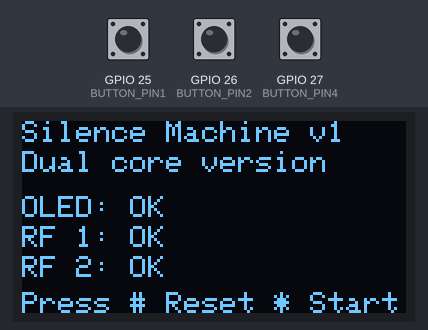
Simulated run of this sketch. Board: ESP32. Parts: 128×64 one-colour display. The test bench sets the inputs (shaded band); at power-on: GPIO 27 (BUTTON_PIN4) HIGH, GPIO 26 (BUTTON_PIN2) HIGH, GPIO 25 (BUTTON_PIN1) HIGH. No radio packets arrive unless stated; what the sketch prints to the serial monitor is not drawn. At 8.0 s the program stops and its outputs stay as they are.

Above: at 0.8 s.
0.9 s: GPIO 27 (BUTTON_PIN4) pulled LOW for 0.15 s
At 1.7 s:
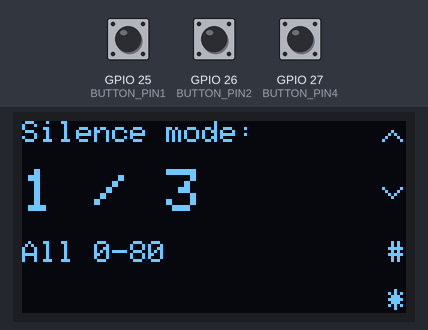
2.5 s: GPIO 26 (BUTTON_PIN2) pulled LOW for 0.15 s
At 3.5 s:
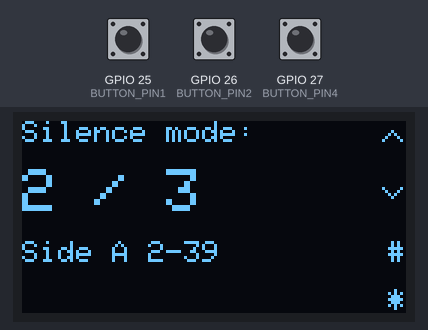
4.1 s: GPIO 26 (BUTTON_PIN2) pulled LOW for 1 s
At 4.7 s:
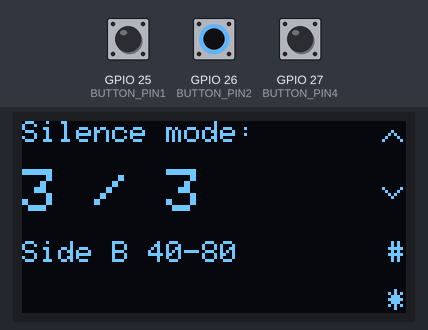
6.6 s: GPIO 27 (BUTTON_PIN4) pulled LOW for 1 s
At 7.8 s:
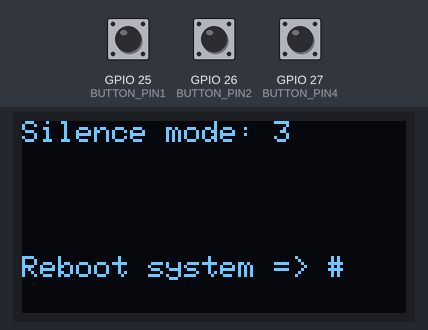
Timing chart, 0 to 9.5 s (numbered marks = the images above; inputs shaded):
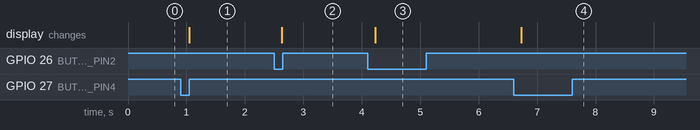

Measured:
- after the input at 0.9 s, the display: changes after 0.15 s (image 1)
- after the input at 2.5 s, the display: changes after 0.13 s (image 2)
- after the input at 4.1 s, the display: changes after 0.13 s (image 3)
- after the input at 6.6 s, the display: changes after 0.13 s (image 4)

The sketch:

silence_machine.ino
```cpp
/*
* Silence Machine - Dual Core v1
* https://github.com/elcaza/silence_machine_single_core
* elcaza
* ESP32
*/

#include <SPI.h>
#include "RF24.h"
#include <ezButton.h>
#include <Adafruit_GFX.h>
#include <Adafruit_SSD1306.h>

// ****************************************************
// START_DUAL_CORE_CODE
#include "esp_task_wdt.h"
#include "soc/timer_group_reg.h"
// END_DUAL_CORE_CODE
// ****************************************************

// =====================================================================
// INICIO DE OPCIONES CONFIGURABLES
// Opciones relacionadas al cableado
// =====================================================================

// ****************************************************
// CONFIGURACION DE PANTALLA (I2C)
// ****************************************************

// SDA va al GPIO 21 || también puede ser 32
// SCL va al GPIO 22 || también puede ser 33
#define SDA_PIN 21
#define SCL_PIN 22

// Tamaño de pantalla en pixeles
#define SCREEN_WIDTH 128
#define SCREEN_HEIGHT 64
// Dirección I2C del OLED. Los valores comunes son 0x3C o 0x3D.
#define OLED_ADDR 0x3C

// ****************************************************
// CONFIGURACION DE RADIOS (DUAL-SPI)
// ****************************************************

// Pines de control para la RADIO 1 1 (VSPI, controlador 1)
// No se deben cambiar: CSN1_PIN, SCK1_PIN, MISO1_PIN MOSI1_PIN
// Estas son las usadas por defecto por el SPI
#define CE1_PIN 4
#define CSN1_PIN 5
#define SCK1_PIN 18
#define MISO1_PIN 19
#define MOSI1_PIN 23

// Pines de control para la RADIO 2 (HSPI, controlador 2)
// Aquí sí puedes cambiar las que gustes
#define CE2_PIN 2
#define CSN2_PIN 15
#define SCK2_PIN 14
#define MISO2_PIN 12
#define MOSI2_PIN 13

// ****************************************************
// CONFIGURACION BOTONES
// ****************************************************
const int BUTTON_PIN1 = 25; // UP - K1
const int BUTTON_PIN2 = 26; // DOWN - K2
const int BUTTON_PIN4 = 27; // * START - K4
// BUTTON_3 TO EN (Reset físico)
const int debounce_time = 100;

// ****************************************************
// CONFIGURACIONES ADICIONALES
// ****************************************************

const long SERIAL_BAUD = 115200;

// Se encuentran en CH
const int wifi_frequencies[] = {
	// 2412, 2417, 2422, 2427, 2432, 2437, 2442, 2447, 2452, 2457, 2462
	12, 17, 22, 27, 32, 37, 42, 47, 52, 57, 62
};

byte byte_i = 45;

// =====================================================================
// FIN DE OPCIONES CONFIGURABLES
// =====================================================================

// ****************************************************
// Variables para radios
// ****************************************************

// El primer SPI usa la variable por default
SPIClass spi2(HSPI);
RF24 radio1(CE1_PIN, CSN1_PIN); // VSPI
RF24 radio2(CE2_PIN, CSN2_PIN); // HSPI

// ****************************************************
// Variables para botones, display y modo de silencio
// ****************************************************

ezButton button1(BUTTON_PIN1); // UP - K1
ezButton button2(BUTTON_PIN2); // DOWN - K2
ezButton button4(BUTTON_PIN4); // * START - K4

Adafruit_SSD1306 display = Adafruit_SSD1306(128, 64, &Wire);

bool oled_success = false;
bool rf1_success = false;
bool rf2_success = false;

char string_current_index[10];
char string_number_of_modes[10];

// ****************************************************
// START_DUAL_CORE_CODE
volatile int c0_mode = 0;
volatile int c1_mode = 0;
bool c0_start = false;
bool c1_start = false;
// END_DUAL_CORE_CODE
// ****************************************************

// =====================================================================
// INICIO DE OPCIONES CONFIGURABLES
// Configuración de los modos de silencio
// Debe coincidir:
// # modos en el array = # funciones = # de opciones en el menú
// =====================================================================

// ****************************************************
// Descripción para los modos de silencio. El modo es su indice.
// ****************************************************

const char* all_modes[] = {
	"All 0-80",
	"Side A 2-39",
	"Side B 40-80"
};

int number_of_modes = sizeof(all_modes) / sizeof(all_modes[0]);

// ****************************************************
// Funciones de los modos de silencio
// ****************************************************

// ****************************************************
// START_DUAL_CORE_CODE
// Modos de silencio, funciones.

// ALL
void c0_silence_mode_1() {
	while(1){
		for (size_t i = 2; i < 79; i++) {
			radio1.setChannel(i);
			radio1.setChannel(i);
		}
	}
}

// SIDE A 2-40
void c0_silence_mode_2() {
	while(1){
		for (size_t i = 2; i < 41; i++) {
			radio1.setChannel(i);
			radio1.setChannel(i);
		}
	}
}

// SIDE B 40-80
void c0_silence_mode_3() {
	while(1){
		for (size_t i = 40; i < 81; i++) {
			radio1.setChannel(i);
			radio1.setChannel(i);
		}
	}
}

// ALL
void c1_silence_mode_1() {
	while(1){
		for (size_t i = 2; i < 79; i++) {
			radio2.setChannel(i+1);
			radio2.setChannel(i+1);
		}
	}
}

// SIDE A 2-40
void c1_silence_mode_2() {
	while(1){
		for (size_t i = 2; i < 41; i++) {
			radio2.setChannel(i+1);
			radio2.setChannel(i+1);
		}
	}
}

// SIDE B 40-80
void c1_silence_mode_3() {
	while(1){
		for (size_t i = 40; i < 81; i++) {
			radio2.setChannel(i+1);
			radio2.setChannel(i+1);
		}
	}
}

// END_DUAL_CORE_CODE
// ****************************************************

// ****************************************************
// Menú para los modos de silencio
// ****************************************************

// Modos de silencio, función inicializadora.
void generate_silence(int p_index) {
	// ****************************************************
	// START_DUAL_CORE_CODE
	Serial.println("Generate silence:");
	switch (p_index + 1) {
		case 1:
			Serial.println(F("Case 1"));
			// silence_mode_1();
			c0_mode = 1;
			c1_mode = 1;
			break;
		case 2:
			Serial.println(F("Case 2"));
			// silence_mode_2();
			// DUAL_CORE
			c0_mode = 2;
			c1_mode = 2;
			break;
		case 3:
			Serial.println(F("Case 3"));
			// silence_mode_2();
			// DUAL_CORE
			c0_mode = 3;
			c1_mode = 3;
			break;
		default:
			Serial.println(F("Ocurrio un error en la funcion generate_silenc"));
			break;
	}
	delay(50);
	c0_start = true;
	c1_start = true;
	// END_DUAL_CORE_CODE
	// ****************************************************
}

// ****************************************************
// START_DUAL_CORE_CODE

// ****************************************************
// Funciones del core 0 y core 1
// ****************************************************

void turn_off_autoreboot() {
	// =========================================================
	// DESACTIVACIÓN DE WATCHDOGS PARA PERMITIR EL BLOQUEO DE NÚCLEOS
	// Uso de macros de registro de bajo nivel para compatibilidad
	// =========================================================

	// Deshabilitar el Task Watchdog Timer (TWDT)
	esp_task_wdt_deinit();
	Serial.println("Task Watchdog Timer (TWDT) deshabilitado.");

	// Deshabilitar el Interrupt Watchdog (IWDT) del Timer Group 0 (Core 0)

	// Deshabilitar la escritura de protección (WRITE PROTECT) temporalmente
	// WRITE_PERI_REG(dirección_registro, valor)
	WRITE_PERI_REG(TIMG_WDTWPROTECT_REG(0), TIMG_WDT_WKEY_V);

	// Deshabilitar el Watchdog de Grupo 0
	WRITE_PERI_REG(TIMG_WDTCONFIG0_REG(0), 0);

	// Habilitar la escritura de protección nuevamente (opcional, pero buena práctica)
	WRITE_PERI_REG(TIMG_WDTWPROTECT_REG(0), 0);

	Serial.println("Watchdog de Timer Group 0 (Core 0) deshabilitado.");

	// Deshabilitar el Interrupt Watchdog (IWDT) del Timer Group 1 (Core 1)

	// Deshabilitar la escritura de protección temporalmente
	WRITE_PERI_REG(TIMG_WDTWPROTECT_REG(1), TIMG_WDT_WKEY_V);

	// Deshabilitar el Watchdog de Grupo 1
	WRITE_PERI_REG(TIMG_WDTCONFIG0_REG(1), 0);

	// Habilitar la escritura de protección nuevamente
	WRITE_PERI_REG(TIMG_WDTWPROTECT_REG(1), 0);

	Serial.println("Watchdog de Timer Group 1 (Core 1) deshabilitado.");

	// =========================================================
}

void task_core_0(void * pvParameters) {
	Serial.println("task_core_0 está corriendo en el Core 0");

	for(;;) {
		vTaskDelay(pdMS_TO_TICKS(500));
		while(c0_start){
			Serial.println("Inicio accion  c0");
			vTaskDelay(pdMS_TO_TICKS(1000));
			switch(c0_mode) {
				case 1:
					Serial.println(F("Case 1"));
					c0_silence_mode_1();
					break;
				case 2:
					Serial.println(F("Case 2"));
					c0_silence_mode_2();
					break;
				case 3:
					Serial.println(F("Case 3"));
					c0_silence_mode_3();
					break;
				default:
					Serial.println(F("Ocurrio un error en la funcion generate_silenc()"));
					break;
			}
		}
	}
}

void task_core_1(void * pvParameters) {
	Serial.println("task_core_1 está corriendo en el Core 1");

	for(;;) {
		vTaskDelay(pdMS_TO_TICKS(500));
		while(c1_start){
			Serial.println("Inicio  accion c1");
			vTaskDelay(pdMS_TO_TICKS(1000));

			switch(c1_mode) {
				case 1:
					Serial.println(F("Case 1"));
					c1_silence_mode_1();
					break;
				case 2:
					Serial.println(F("Case 2"));
					c1_silence_mode_2();
					break;
				case 3:
					Serial.println(F("Case 3"));
					c1_silence_mode_3();
					break;
				default:
					Serial.println(F("Ocurrio un error en la funcion generate_silenc()"));
					break;
			}
		}
	}
}

// END_DUAL_CORE_CODE
// ****************************************************

// =====================================================================
// FIN DE OPCIONES CONFIGURABLES
// =====================================================================

// ****************************************************
// Funciones que muestran opciones en pantalla
// ****************************************************

void show_health_test(bool p_oled_ok, bool p_rf1_ok, bool p_rf2_ok) {
	display.clearDisplay();
	display.setTextSize(1);
	display.setTextColor(WHITE);

	display.setCursor(0, 0);
	display.println("Silence Machine v1");

	display.setCursor(0, 10);
	display.println("Dual core version");

	display.setCursor(0, 25);
	display.print("OLED: ");
	display.println(p_oled_ok ? "OK" : "ERROR");

	display.setCursor(0, 35);
	display.print("RF 1: ");
	display.println(p_rf1_ok ? "OK" : "ERROR");

	display.setCursor(0, 45);
	display.print("RF 2: ");
	display.println(p_rf2_ok ? "OK" : "ERROR");

	display.setCursor(0, 57);
	display.print("Press # Reset * Start");

	display.display();
}

void show_nav(const char* p_current_mode, const char* p_available_modes) {
	display.clearDisplay();
	display.setTextSize(1);

	// Arriba
	display.setRotation(3);
	display.setCursor(56, 120);
	display.print(">");

	// Abajo
	display.setCursor(37, 120);
	display.print("<");

	display.setRotation(0);
	display.setCursor(122, 40);
	display.print("#");

	display.setCursor(122, 56);
	display.print("*");

	display.setCursor(0, 0);
	display.println("Silence mode:\n");
	display.setTextSize(2);
	display.print(p_current_mode);
	display.print(" / ");
	display.println(p_available_modes);
	display.setTextSize(1);
	display.println("");
	display.println(all_modes[atoi(p_current_mode)-1]);
	display.display();
}

void show_current_mode(int p_mode){
	display.clearDisplay();
	display.setTextSize(1);
	display.setTextColor(WHITE);

	display.setCursor(0, 0);
	display.print("Silence mode: ");
	display.println(p_mode);

	display.setCursor(0, 45);
	display.println("Reboot system => #");

	display.display();
}

// ****************************************************
// Funciones de menu
// ****************************************************

void press_to_start(){
	bool waiting_menu = true;

	while(waiting_menu) {
		button4.loop();

		if (button4.isPressed()) {
			// Se presionó '*' para continuar
			waiting_menu = false;
		}

		// Delay para evitar saturar el núcleo con el bucle
		delay(5);
	}
}

void start_nav() {
	bool waiting_menu = true;
	int current_index = 0;
	bool nav_changed = false;

	itoa(current_index + 1, string_current_index, 10);
	itoa(number_of_modes, string_number_of_modes, 10);
	show_nav(string_current_index, string_number_of_modes);

	while(waiting_menu) {
		button1.loop();
		button2.loop();
		button4.loop();

		if (button1.isPressed()) {
			if (current_index > 0) {
				current_index--;
				nav_changed = true;
			}
		}

		if (button2.isPressed()) {
			if (current_index < number_of_modes-1) {
				current_index++;
				nav_changed = true;
			}
		}

		if (nav_changed) {
			itoa(current_index + 1, string_current_index, 10);
			show_nav(string_current_index, string_number_of_modes);
			nav_changed = false;
			// Serial.printf("Indice: %d, Muestra: %s / %s\n", current_index, string_current_index, string_number_of_modes);
		}

		if (button4.isPressed()) {
			waiting_menu = false;
			show_current_mode(current_index+1);
			generate_silence(current_index);
		}
		// Delay para evitar saturar el núcleo con el bucle
		delay(5);
	}
}

// ****************************************************
// Setup y loop
// ****************************************************

void setup() {
	// Conexión Serial
	Serial.begin(SERIAL_BAUD);
	Serial.println(F("Silence Machine v1 - Dual core version"));

	// Inicialización de los botones
	button1.setDebounceTime(debounce_time);
	button2.setDebounceTime(debounce_time);
	button4.setDebounceTime(debounce_time);

	pinMode(BUTTON_PIN1, INPUT_PULLUP);
	pinMode(BUTTON_PIN2, INPUT_PULLUP);
	pinMode(BUTTON_PIN4, INPUT_PULLUP);

	// Inicialización de la pantalla
	Wire.begin(SDA_PIN, SCL_PIN);
	if (!display.begin(SSD1306_SWITCHCAPVCC, 0x3C)) {
		Serial.println(F("ERROR: OLED screen not found!"));
		Serial.println(F("Te recomendamos utilizar la siguiente herramienta para ver si todas las conexiones estan bien"));
		Serial.println(F("https://github.com/elcaza/jammon_tester"));
		while(1);
	}
	oled_success = true;

	// Inicialización de los módulos RF
	// Radio 1 usa el SPI por defecto
	if (radio1.begin()) {
		radio1.setAutoAck(false);
		radio1.stopListening();
		radio1.setRetries(0, 0);
		radio1.setPayloadSize(5);
		radio1.setAddressWidth(3);
		radio1.setPALevel(RF24_PA_MAX);
		radio1.setDataRate(RF24_2MBPS);
		radio1.setCRCLength(RF24_CRC_DISABLED);
		// radio1.printPrettyDetails();
		radio1.startConstCarrier(RF24_PA_MAX, byte_i);
		Serial.println(F("RADIO 1 - OK"));
		rf1_success = true;
	} else {
		Serial.println(F("Error al iniciar Radio 1"));
	}

	spi2.begin(SCK2_PIN, MISO2_PIN, MOSI2_PIN, CSN2_PIN);

	if (radio2.begin(&spi2)) {
		radio2.setAutoAck(false);
		radio2.stopListening();
		radio2.setRetries(0, 0);
		radio2.setPayloadSize(5);
		radio2.setAddressWidth(3);
		radio2.setPALevel(RF24_PA_MAX);
		radio2.setDataRate(RF24_2MBPS);
		radio2.setCRCLength(RF24_CRC_DISABLED);
		// radio2.printPrettyDetails();
		radio2.startConstCarrier(RF24_PA_MAX, byte_i);
		Serial.println(F("RADIO 2 - OK"));
		rf2_success = true;
	} else {
		Serial.println(F("Error al iniciar RADIO 2"));
	}

	show_health_test(oled_success, rf1_success, rf2_success);

	press_to_start();

	// ****************************************************
	// START_DUAL_CORE_CODE

	Serial.println("Iniciando configuración de FreeRTOS en ESP32...");

	// 1. Crear la tarea para el Core 0
	xTaskCreatePinnedToCore(
		task_core_0,   	// Función que implementa la tarea
		"Core 0 Task",  // Nombre de la tarea (para depuración)
		1000,           // Tamaño de la pila (Stack size en bytes)
		NULL,           // Parámetros de la tarea (ninguno)
		1,              // Prioridad de la tarea (1)
		NULL,           // Handle de la tarea
		0               // Núcleo a usar: Core 0
	);

	// 2. Crear la tarea para el Core 1
	xTaskCreatePinnedToCore(
		task_core_1,    // Función que implementa la tarea
		"Core 1 Task",  // Nombre de la tarea (para depuración)
		1000,           // Tamaño de la pila (Stack size en bytes)
		NULL,           // Parámetros de la tarea (ninguno)
		1,              // Prioridad de la tarea (1)
		NULL,           // Handle de la tarea
		1               // Núcleo a usar: Core 1
	);

	Serial.println("Tareas creadas.");

	turn_off_autoreboot();
	// END_DUAL_CORE_CODE
	// ****************************************************

	start_nav();
}

void loop() {
	// ****************************************************
	// START_DUAL_CORE_CODE
	vTaskDelay(pdMS_TO_TICKS(10));
	// END_DUAL_CORE_CODE
	// ****************************************************
}
```
